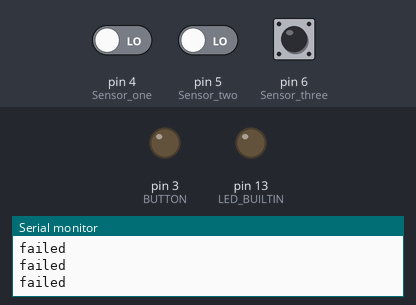
Simulated run of this sketch. Board: Arduino Uno, built with avr-gcc and run on an emulated ATmega328P. Shown: output pins drawn as LEDs (lit = HIGH), the last lines printed to the serial monitor. Dashed ring = blinking. The inputs (shaded band) are chosen by the test bench; at power-on: pin 4 (Sensor_one) LOW, pin 5 (Sensor_two) LOW, pin 6 (Sensor_three) LOW. No radio packets arrive unless stated.

Above: at 1.2 s.
1.3 s: pin 4 (Sensor_one) driven HIGH
At 1.7 s:
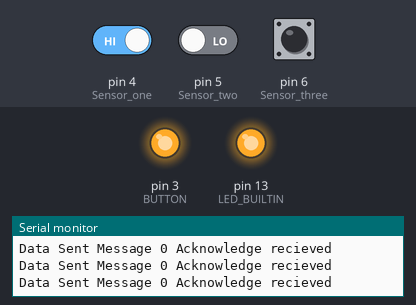
2.8 s: pin 4 (Sensor_one) driven LOW
At 3.7 s:
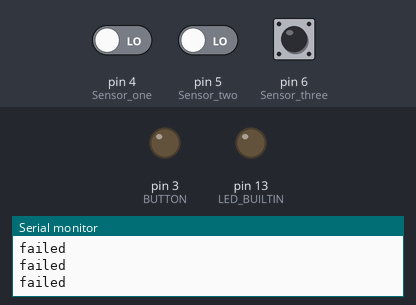
4.3 s: pin 5 (Sensor_two) driven HIGH
At 5.2 s:
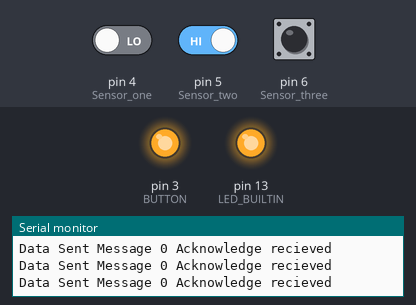
7.3 s: pin 5 (Sensor_two) driven LOW
At 7.9 s:
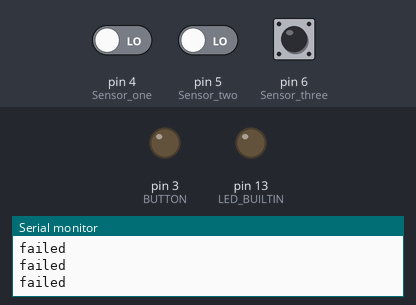
10.3 s: pin 6 (Sensor_three) driven HIGH
At 11.0 s:
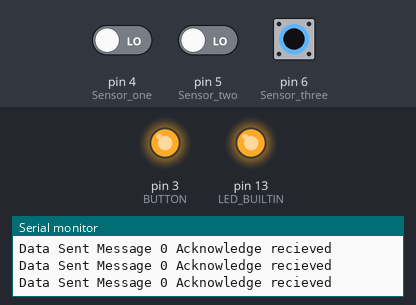
11.8 s: pin 6 (Sensor_three) pulsed LOW 5 times (0.12 s each, 0.3 s apart)
At 12.05 s:
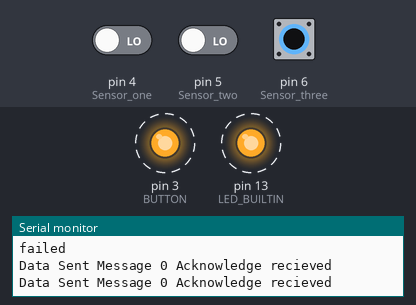
Timing chart, 0 to 14.8 s (numbered marks = the images above; inputs shaded):
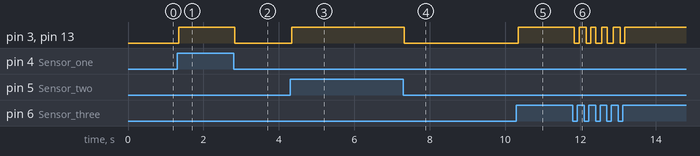

The sketch:

transmit.ino
```cpp
// SimpleTx - the master or the transmitter

#include <SPI.h>
#include <nRF24L01.h>
#include <RF24.h>


#define CE_PIN   7
#define CSN_PIN 8

int BUTTON = 3;
int Sensor_one = 4;
int Sensor_two = 5;
int Sensor_three = 6;


const byte slaveAddress[5] = {'R','x','A','A','A'};


RF24 radio(CE_PIN, CSN_PIN); // Create a Radio

char dataToSend[10] = "Message 0";
char txNum = '0';


unsigned long currentMillis;
unsigned long prevMillis;
unsigned long txIntervalMillis = 1000; // send once per second


void setup() {
  // put your setup code here, to run once:
  pinMode(LED_BUILTIN, OUTPUT);
  pinMode(BUTTON, OUTPUT);
  pinMode(Sensor_one, INPUT);
  pinMode(Sensor_two, INPUT);
  pinMode(Sensor_three, INPUT);
  Serial.begin(9600);

    Serial.println("SimpleTx Starting");

    radio.begin();
    radio.setDataRate( RF24_250KBPS );
    radio.setRetries(3,5); // delay, count
    radio.openWritingPipe(slaveAddress);

}

void loop() {
  // put your main code here, to run repeatedly:
  int one = digitalRead(Sensor_one);
  int two = digitalRead(Sensor_two);
  int three = digitalRead(Sensor_three);
  if (one == HIGH or two == HIGH or three == HIGH){
    send();
    digitalWrite(BUTTON, HIGH);
    digitalWrite(LED_BUILTIN, HIGH);
  }
  else{
    Serial.println("failed");
    digitalWrite(BUTTON, LOW);
    digitalWrite(LED_BUILTIN, LOW);
  }

}


//=======================

void send(){
  bool rslt;
  rslt = radio.write( &dataToSend, sizeof(dataToSend) );

  Serial.print("Data Sent ");
  Serial.print(dataToSend);

  if (rslt){
    Serial.println(" Acknowledge recieved");
    updateMessage();
  }
  else{
    Serial.println(" Tx failed");
    updateMessage();
  }
}

void updateMessage(){
  radio.write( &dataToSend, sizeof(dataToSend) );
}
```

Measured:
- after the input at 1.3 s, pin 3 (BUTTON), pin 13 (LED_BUILTIN): LOW → HIGH after 0.05 s
- after the input at 2.8 s, pin 3 (BUTTON), pin 13 (LED_BUILTIN): HIGH → LOW at once
- after the input at 4.3 s, pin 3 (BUTTON), pin 13 (LED_BUILTIN): LOW → HIGH after 0.05 s
- after the input at 7.3 s, pin 3 (BUTTON), pin 13 (LED_BUILTIN): HIGH → LOW at once
- after the input at 10.3 s, pin 3 (BUTTON), pin 13 (LED_BUILTIN): LOW → HIGH after 0.05 s
- after the input at 11.8 s, pin 3 (BUTTON), pin 13 (LED_BUILTIN): alternates HIGH for 0.16 s and LOW for 0.13 s, 10 changes in all, then stays HIGH, starting at once
